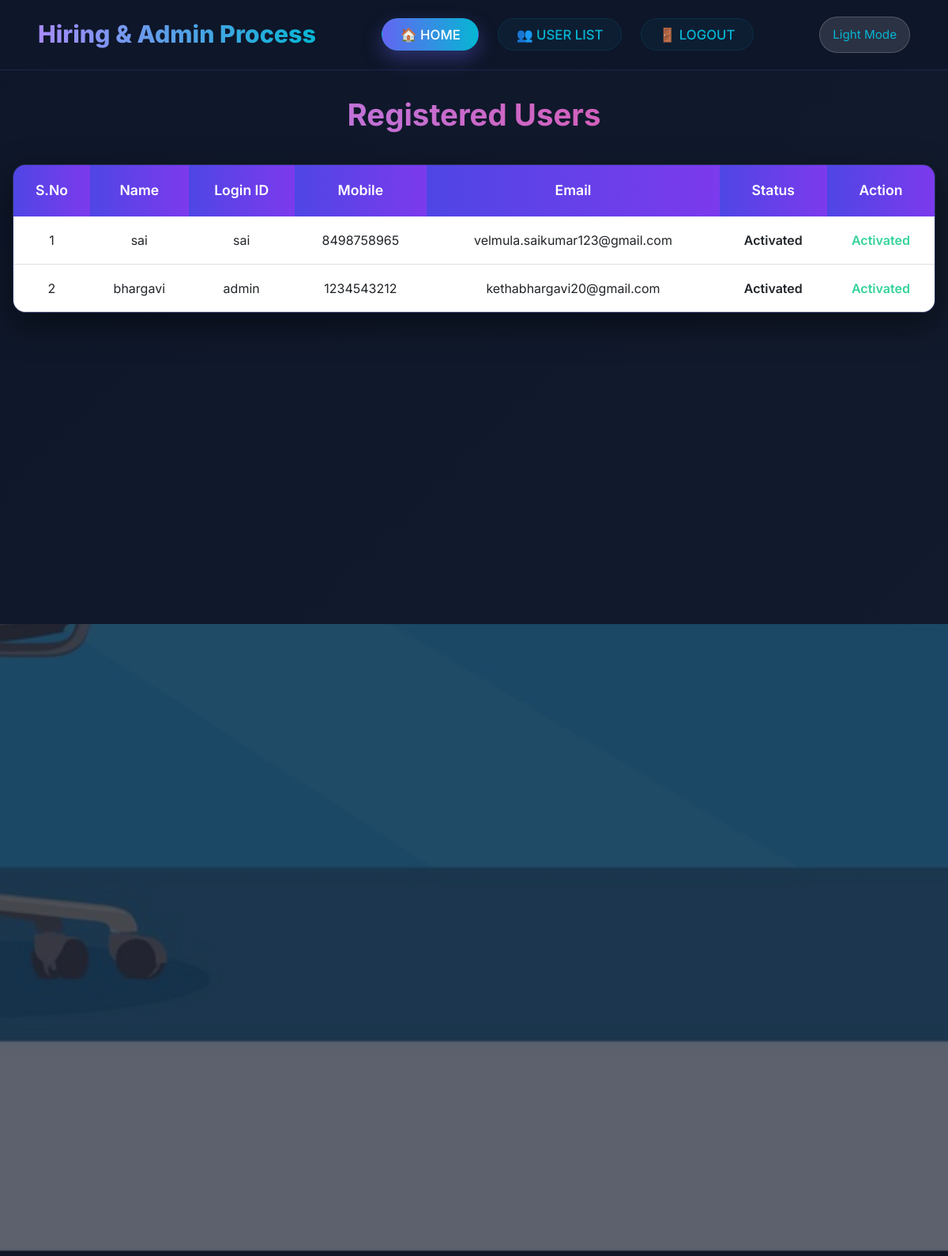
Page /RegisterUsersView/ on the committed database.
### users/models.py (models this page shows, shortened)
class UserRegistrationModel(models.Model):
    name = models.CharField(max_length=100)
    loginid = models.CharField(unique=True, max_length=100)
    password = models.CharField(max_length=100)
    mobile = models.CharField(unique=True, max_length=100)
    email = models.CharField(unique=True, max_length=100)
    state = models.CharField(default="NONE",max_length=100)
    status = models.CharField(max_length=100)
    class Meta:
        db_table = 'UserRegistrations'

### admins/views.py (the view)
# urls.py: path('RegisterUsersView/', admins.RegisterUsersView, name='RegisterUsersView'),
def RegisterUsersView(request):
    data = UserRegistrationModel.objects.all()
    return render(request, 'admins/viewregisterusers.html', {'data': data})

### assets/templates/admins/viewregisterusers.html (shortened to what this page needs)
{% extends 'admins/adminbase.html' %}
{% load static %}
{% block content %}
<div class="user-list-wrapper">
  <div class="list-header" data-aos="fade-up">
    <h1 class="list-title">Registered Users</h1>
  </div>
  <div class="user-table-card">
    {% if data %}
    <div class="table-responsive">
      <table class="table">
        <thead>
          <tr>
            <th>S.No</th>
            <th>Name</th>
            <th>Login ID</th>
            <th>Mobile</th>
            <th>Email</th>
            <th>Status</th>
            <th>Action</th>
          </tr>
        </thead>
        <tbody>
          {% for user in data %}
          <tr>
            <td data-label="S.No">{{ forloop.counter }}</td>
            <td data-label="Name">{{ user.name }}</td>
            <td data-label="Login ID">{{ user.loginid }}</td>
            <td data-label="Mobile">{{ user.mobile }}</td>
            <td data-label="Email">{{ user.email }}</td>
            <td data-label="Status" class="{% if user.status == 'waiting' %}status-waiting{% else %}status-activated{% endif %}">
              {{ user.status|capfirst }}
            </td>
            <td data-label="Action">
              {% if user.status == 'waiting' %}
                <a href="/ActivaUsers/?uid={{ user.id }}" class="btn-activate">
                  Activate
                </a>
              {% else %}
                <span class="status-activated">Activated</span>
              {% endif %}
            </td>
          </tr>
          {% endfor %}
        </tbody>
      </table>
    </div>
    {% else %}
    <div class="no-users">
      <i class="bi bi-people-slash" style="font-size: 3.5rem; opacity: 0.5;"></i><br><br>
      No registered users found at the moment.
    </div>
    {% endif %}
  </div>
</div>
{% endblock %}

### assets/templates/admins/adminbase.html (shortened to what this page needs)
<!DOCTYPE html>
{% load static %}
<html lang="en">
<head>
  <link href="{% static 'assets/vendor/bootstrap/css/bootstrap.min.css' %}" rel="stylesheet">
  <link href="{% static 'assets/vendor/bootstrap-icons/bootstrap-icons.css' %}" rel="stylesheet">
  <link href="{% static 'assets/vendor/aos/aos.css' %}" rel="stylesheet">
</head>
<body>
  <header id="header" class="fixed-top">
    <div class="container-fluid d-flex justify-content-between align-items-center px-4 px-lg-5">
      <h1 class="logo"><a href="{% url 'AdminHome' %}">Hiring & Admin Process</a></h1>
      <nav id="navbar" class="navbar order-last order-lg-0">
        <ul>
          <li><a class="active" href="{% url 'AdminHome' %}">🏠 HOME</a></li>
          <li><a href="{% url 'ActivaUsers' %}">👥 USER LIST</a></li>
          <li><a href="{% url 'index' %}">🚪 LOGOUT</a></li>
        </ul>
      </nav>
      <button id="theme-toggle" type="button">Light Mode</button>
    </div>
  </header>
  <main style="padding-top: 90px;">
    {% block content %}
    {% endblock %}
  </main>
  <section id="hero" class="d-flex align-items-center">
  </section>
</body>
</html>

### assets/templates/admins/viewregisterusers.html (style rules this page uses)
.user-list-wrapper { padding: 2rem 1rem; min-height: calc(100vh - 100px); }
.list-header { text-align: center; margin-bottom: 2.5rem; }
.list-title { font-size: 2.4rem; font-weight: 700; background: linear-gradient(90deg, #a78bfa, #ec4899); -webkit-background-clip: text; -webkit-text-fill-color: transparent; margin-bottom: 0.5rem; }
.user-table-card { background: rgba(30, 41, 59, 0.78); backdrop-filter: blur(12px); border: 1px solid rgba(99, 102, 241, 0.18); border-radius: 16px; overflow: hidden; box-shadow: 0 15px 40px rgba(0,0,0,0.5); animation: fadeInUp 0.8s ease-out; }
.table { margin-bottom: 0; color: #e2e8f0; }
.table thead th { background: linear-gradient(90deg, #4f46e5, #7c3aed); color: white; font-weight: 600; text-align: center; border: none; padding: 1.2rem 1rem; font-size: 1.1rem; }
.table tbody tr { background: rgba(15, 23, 42, 0.4); transition: all 0.25s ease; }
.table td { vertical-align: middle; text-align: center; padding: 1.1rem 0.9rem; border-top: 1px solid rgba(99,102,241,0.08); }
.status-activated { color: #34d399; font-weight: 600; }

### rows in the picture
UserRegistrationModel: name "sai", loginid "sai", mobile "8498758965", email "velmula.saikumar123@gmail.com", status "Activated"
UserRegistrationModel: name "bhargavi", loginid "admin", mobile "1234543212", email "kethabhargavi20@gmail.com", status "Activated"
